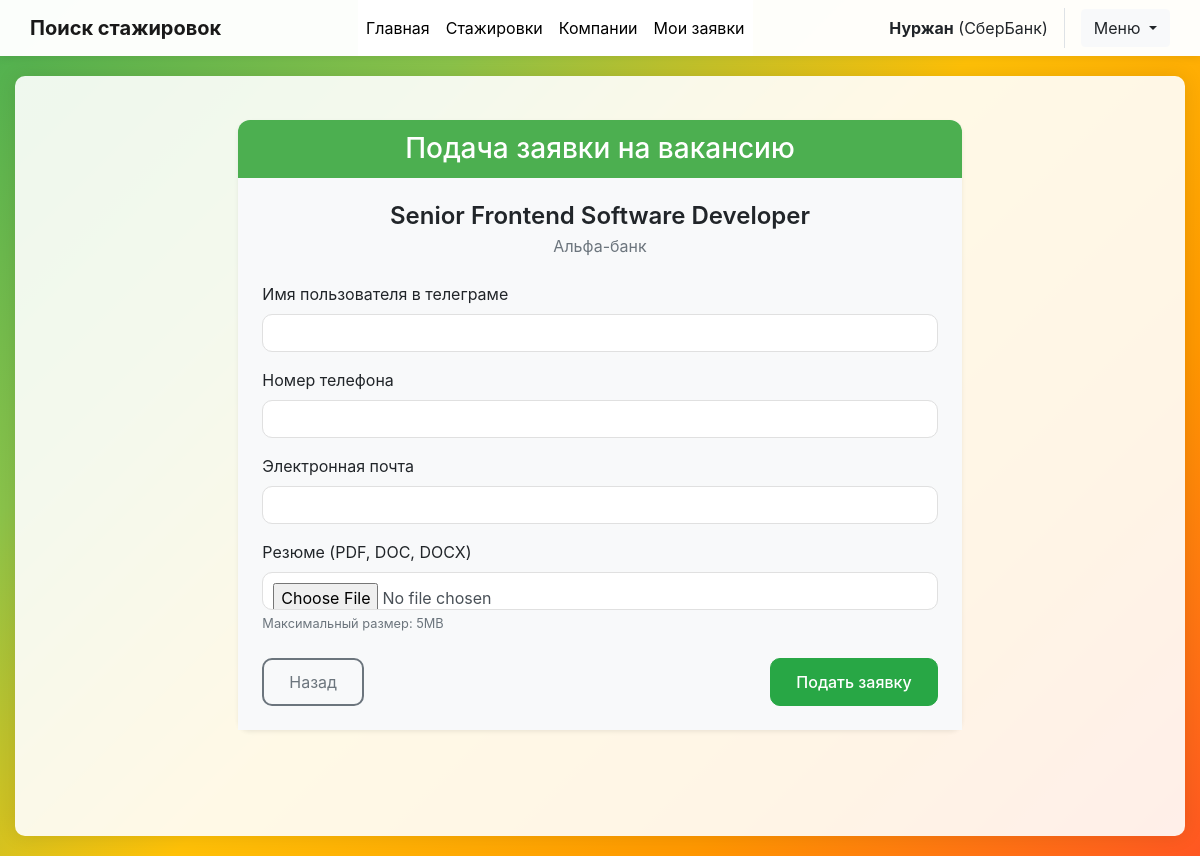
Page /job_applications/apply/1/ (signed in) on the committed database.
### core/models.py (models this page shows)
class UserProfile(models.Model):
    user = models.OneToOneField(settings.AUTH_USER_MODEL, on_delete=models.CASCADE, related_name='profile')
    organization = models.ForeignKey('job_catalog.EmployerOrganization', on_delete=models.SET_NULL, null=True, blank=True, related_name='user_profiles')

### job_catalog/models.py (models this page shows, shortened)
class EmployerOrganization(models.Model):
    employer_org_name = models.CharField(max_length = 50)
    employer_org_description_box = models.TextField(
        default = 'Describe your organization, but not a specific role or requirements',
        blank = False
        )
    representative_claim_token = models.CharField(max_length = 16, default = "join")

class JobPosting(models.Model):
    organization = models.ForeignKey(EmployerOrganization, on_delete=models.CASCADE, default = 1)
    title = models.CharField(max_length=100)
    role_overview = models.TextField()
    role_requirements_and_preferences = models.TextField()
    action_steps = models.TextField()
    post_date = models.DateTimeField(auto_now=True)
    expiration_date = models.DateTimeField(default=timezone.now() + timezone.timedelta(days=90))
    is_active = models.BooleanField(default=True)

### job_applications/views.py (the view)
# urls.py: path('apply/<int:job_posting_id>/', apply_for_job, name='apply_for_job'),
def apply_for_job(request, job_posting_id):
    job_posting = get_object_or_404(JobPosting, pk=job_posting_id)
    if request.method == 'POST':
        form = JobApplicationForm(request.POST, request.FILES)
        if form.is_valid():
            existing_application = JobApplication.objects.filter(
                user=request.user,
                job_posting=job_posting
            ).exists()
            if existing_application:
                messages.error(request, "You have already applied for this job.")
                return redirect('job_applications:apply_for_job', job_posting_id=job_posting_id)
            application = form.save(commit=False)
            application.user = request.user
            application.job_posting = job_posting
            application.save()
            return redirect('job_applications:application_accepted', application_id=application.id)
        else:
            context = {
                'form': form,
                'job_posting': job_posting
            }
            return render(request, 'job_applications/apply_for_job.html', context)
    else:
        form = JobApplicationForm(initial={'job_posting': job_posting_id, 'user': request.user.id})
        context = {
            'form': form,
            'job_posting': job_posting
        }
        return render(request, 'job_applications/apply_for_job.html', context)

### job_applications/forms.py (shortened to what this page needs)
class JobApplicationForm(forms.ModelForm):
    class Meta:
        model = JobApplication
        fields = ['job_posting', 'user', 'linkedin_url', 'phone_number', 'email_address', 'resume']
    def __init__(self, *args, **kwargs):
        super(JobApplicationForm, self).__init__(*args, **kwargs)
        self.fields['phone_number'].required = False
        self.fields['email_address'].required = False

### core/context_processors.py (called while the page is built)
def global_user_groups(request):
    is_job_poster = False
    if request.user.is_authenticated:
        is_job_poster = request.user.groups.filter(name='JobPosters').exists()
    return {
        'is_job_poster': is_job_poster,
    }

### templates/job_applications/apply_for_job.html (shortened to what this page needs)
{% extends 'base_generic.html' %}
{% load static %}
{% block content %}
<div class="container mt-4">
    <div class="row justify-content-center">
        <div class="col-lg-8">
            <div class="card shadow-sm" style="border-radius: 12px; border: none; background-color: #f8f9fa;">
                <div class="card-header border-0" style="background-color: #4CAF50; color: white; border-radius: 12px 12px 0 0 !important;">
                    <h3 class="mb-0 text-center">Подача заявки на вакансию</h3>
                </div>
                <div class="card-body p-4" style="background-color: #f8f9fa;">
                    <div class="text-center mb-4">
                        <h4 class="mb-1" style="font-weight: 600;">{{ job_posting.title }}</h4>
                        <p class="text-muted mb-0">{{ job_posting.organization.employer_org_name }}</p>
                    </div>
                    <form method="post" enctype="multipart/form-data" class="needs-validation" novalidate>
                        <div class="mb-3">
                            <label class="form-label fw-medium">Имя пользователя в телеграме</label>
                            <input type="url" name="linkedin_url" class="form-control rounded-lg"
                                   style="padding: 12px; border: 1px solid #e0e0e0; background-color: white;" required>
                        </div>
                        <div class="mb-3">
                            <label class="form-label fw-medium">Номер телефона</label>
                            <input type="tel" name="phone_number" class="form-control rounded-lg"
                                   style="padding: 12px; border: 1px solid #e0e0e0; background-color: white;" required>
                        </div>
                        <div class="mb-3">
                            <label class="form-label fw-medium">Электронная почта</label>
                            <input type="email" name="email_address" class="form-control rounded-lg"
                                   style="padding: 12px; border: 1px solid #e0e0e0; background-color: white;" required>
                        </div>
                        <div class="mb-4">
                            <label class="form-label fw-medium">Резюме (PDF, DOC, DOCX)</label>
                            <div class="input-group">
                                <input type="file" name="resume" class="form-control rounded-lg"
                                       style="padding: 10px; border: 1px solid #e0e0e0; background-color: white;" required>
                            </div>
                            <small class="text-muted">Максимальный размер: 5MB</small>
                        </div>
                        <div class="d-flex justify-content-between mt-4">
                            <a href="{% url 'job_catalog:job_details' job_id=job_posting.id %}"
                               class="btn btn-outline-secondary rounded-lg"
                               style="padding: 10px 25px; border-width: 2px;">
                                Назад
                            </a>
                            <button type="submit" class="btn btn-success rounded-lg"
                                    style="padding: 10px 25px; font-weight: 500;">
                                Подать заявку
                            </button>
                        </div>
                    </form>
                </div>
            </div>
        </div>
    </div>
</div>
{% endblock %}

### templates/base_generic.html (shortened to what this page needs)
<!DOCTYPE html>
<html lang="en">
<head>
    {% load static %}
    <link href="https://stackpath.bootstrapcdn.com/bootstrap/4.5.2/css/bootstrap.min.css" rel="stylesheet">
    <link href="{% static 'css/styles.css' %}" rel="stylesheet">
</head>
<body>
    <nav class="navbar navbar-expand-lg navbar-light top-navbar">
    <div class="container-fluid navbar-container">
        <a class="navbar-brand" href="{% url 'core:home' %}">Поиск стажировок</a>
        <div class="collapse navbar-collapse" id="navbarContent">
            <ul class="navbar-nav mx-auto">
                <li class="nav-item">
                    <a class="nav-link" href="{% url 'core:home' %}">Главная</a>
                </li>
                <li class="nav-item">
                    <a class="nav-link" href="{% url 'job_catalog:all_jobs' %}">Стажировки</a>
                </li>
                <li class="nav-item">
                    <a class="nav-link" href="{% url 'job_catalog:all_companies' %}">Компании</a>
                </li>
                {% if request.user.is_authenticated %}
                    <li class="nav-item">
                        <a class="nav-link" href="{% url 'job_applications:my_job_applications' %}">Мои заявки</a>
                    </li>
                {% endif %}
            </ul>
            <div class="d-flex align-items-center">
                {% if request.user.is_authenticated %}
                    <div class="welcome-message d-none d-md-block">
                        <strong>{{ request.user.username }}</strong>
                        {% if request.user.profile.organization %}
                            ({{ request.user.profile.organization.employer_org_name }})
                        {% endif %}
                    </div>
                    <div class="dropdown">
                        <button class="btn btn-light dropdown-toggle" type="button" id="userMenu" data-toggle="dropdown">
                            Меню
                        </button>
                    </div>
                {% else %}
                    <a href="{% url 'core:login_start' %}" class="btn btn-outline-primary mr-2">Вход</a>
                    <a href="{% url 'core:register' %}" class="btn btn-primary">Регистрация</a>
                {% endif %}
            </div>
        </div>
    </nav>
    <div class="main-content-container">
        <div class="content-wrapper">
            {% block content %}{% endblock content %}
        </div>
    </div>
</body>
</html>

### static/css/styles.css (style rules this page uses)
.nav-item { background-color: #ffffff; display: flex; flex-direction: row; justify-content: center; width: 100%; }

### templates/base_generic.html (style rules this page uses)
.top-navbar { background-color: rgba(255, 255, 255, 0.98) !important; box-shadow: 0 2px 8px rgba(0,0,0,0.08); padding: 0; }
.navbar { max-width: 1200px; width: 100%; margin: 0 auto; padding: 0 15px; }
.navbar-brand { font-weight: 700; font-size: 1.25rem; padding: 0.8rem 0; }
.navbar-nav { display: flex; align-items: center; flex-wrap: nowrap; }
.nav-item { margin: 0; white-space: nowrap; }
.nav-link { padding: 1rem 0.8rem; display: inline-flex; align-items: center; color: #000000 !important; }
.welcome-message { padding: 0.5rem 1rem; margin-right: 1rem; border-right: 1px solid #dee2e6; }
.main-content-container { max-width: 1200px; margin: 20px auto; padding: 0 15px; }
body { background: linear-gradient(135deg, #4CAF50 0%, #8BC34A 25%, #FFC107 50%, #FF9800 75%, #FF5722 100%); background-attachment: fixed; min-height: 100vh; margin: 0; padding: 0; }
.content-wrapper { background-color: rgba(255, 255, 255, 0.9); border-radius: 10px; box-shadow: 0 0 20px rgba(0, 0, 0, 0.1); padding: 20px; margin-top: 20px; min-height: calc(100vh - 40px); }

### templates/job_applications/apply_for_job.html (style rules this page uses)
.card { box-shadow: 0 4px 12px rgba(0,0,0,0.08); }
.form-control { border-radius: 10px !important; transition: all 0.3s; }
.btn-outline-secondary { border-color: #6c757d; }
.rounded-lg { border-radius: 10px !important; }

### rows in the picture
JobPosting: title "Senior Frontend Software Developer", organization.employer_org_name "Альфа-банк"

### other values in the picture
{{ request.user.username }} "Нуржан"
{{ request.user.profile.organization.employer_org_name }} "СберБанк"
